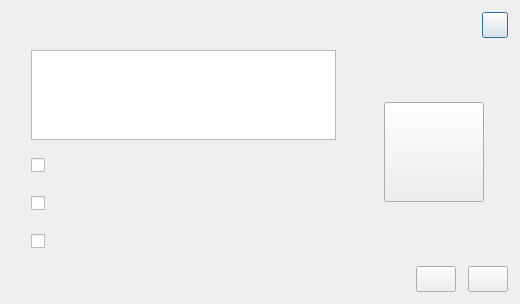
<?xml version="1.0" encoding="UTF-8"?>
<ui version="4.0">
    <class>RaptorFolder</class>
    <widget class="QDialog" name="RaptorFolder">
        <property name="geometry">
            <rect>
                <x>0</x>
                <y>0</y>
                <width>520</width>
                <height>304</height>
            </rect>
        </property>
        <property name="sizePolicy">
            <sizepolicy hsizetype="Preferred" vsizetype="Preferred">
                <horstretch>0</horstretch>
                <verstretch>0</verstretch>
            </sizepolicy>
        </property>
        <property name="minimumSize">
            <size>
                <width>520</width>
                <height>304</height>
            </size>
        </property>
        <property name="maximumSize">
            <size>
                <width>520</width>
                <height>304</height>
            </size>
        </property>
        <property name="windowTitle">
            <string>Dialog</string>
        </property>
        <layout class="QVBoxLayout" name="_FolderLayout">
            <property name="spacing">
                <number>0</number>
            </property>
            <property name="leftMargin">
                <number>0</number>
            </property>
            <property name="topMargin">
                <number>0</number>
            </property>
            <property name="rightMargin">
                <number>0</number>
            </property>
            <property name="bottomMargin">
                <number>0</number>
            </property>
            <item>
                <widget class="QWidget" name="_Stage" native="true">
                    <property name="minimumSize">
                        <size>
                            <width>520</width>
                            <height>304</height>
                        </size>
                    </property>
                    <property name="maximumSize">
                        <size>
                            <width>520</width>
                            <height>304</height>
                        </size>
                    </property>
                    <layout class="QVBoxLayout" name="_StageLayout">
                        <property name="spacing">
                            <number>0</number>
                        </property>
                        <property name="leftMargin">
                            <number>0</number>
                        </property>
                        <property name="topMargin">
                            <number>0</number>
                        </property>
                        <property name="rightMargin">
                            <number>0</number>
                        </property>
                        <property name="bottomMargin">
                            <number>0</number>
                        </property>
                        <item>
                            <widget class="QWidget" name="_Header" native="true">
                                <property name="minimumSize">
                                    <size>
                                        <width>0</width>
                                        <height>50</height>
                                    </size>
                                </property>
                                <property name="maximumSize">
                                    <size>
                                        <width>16777215</width>
                                        <height>50</height>
                                    </size>
                                </property>
                                <property name="styleSheet">
                                    <string notr="true"/>
                                </property>
                                <layout class="QHBoxLayout" name="_HeaderLayout">
                                    <property name="spacing">
                                        <number>12</number>
                                    </property>
                                    <property name="leftMargin">
                                        <number>12</number>
                                    </property>
                                    <property name="topMargin">
                                        <number>0</number>
                                    </property>
                                    <property name="rightMargin">
                                        <number>12</number>
                                    </property>
                                    <property name="bottomMargin">
                                        <number>0</number>
                                    </property>
                                    <item>
                                        <widget class="QLabel" name="_Title">
                                            <property name="styleSheet">
                                                <string notr="true"/>
                                            </property>
                                            <property name="text">
                                                <string/>
                                            </property>
                                        </widget>
                                    </item>
                                    <item>
                                        <spacer name="_HeaderSpacer">
                                            <property name="orientation">
                                                <enum>Qt::Horizontal</enum>
                                            </property>
                                            <property name="sizeHint" stdset="0">
                                                <size>
                                                    <width>40</width>
                                                    <height>20</height>
                                                </size>
                                            </property>
                                        </spacer>
                                    </item>
                                    <item>
                                        <widget class="QPushButton" name="_Close">
                                            <property name="minimumSize">
                                                <size>
                                                    <width>26</width>
                                                    <height>26</height>
                                                </size>
                                            </property>
                                            <property name="maximumSize">
                                                <size>
                                                    <width>26</width>
                                                    <height>26</height>
                                                </size>
                                            </property>
                                            <property name="styleSheet">
                                                <string notr="true"/>
                                            </property>
                                            <property name="text">
                                                <string/>
                                            </property>
                                            <property name="iconSize">
                                                <size>
                                                    <width>16</width>
                                                    <height>16</height>
                                                </size>
                                            </property>
                                        </widget>
                                    </item>
                                </layout>
                            </widget>
                        </item>
                        <item>
                            <widget class="QWidget" name="_Body" native="true">
                                <layout class="QHBoxLayout" name="_BodyLayout">
                                    <property name="spacing">
                                        <number>0</number>
                                    </property>
                                    <property name="leftMargin">
                                        <number>0</number>
                                    </property>
                                    <property name="topMargin">
                                        <number>0</number>
                                    </property>
                                    <property name="rightMargin">
                                        <number>0</number>
                                    </property>
                                    <property name="bottomMargin">
                                        <number>0</number>
                                    </property>
                                    <item>
                                        <widget class="QWidget" name="_AttributePanel" native="true">
                                            <layout class="QGridLayout" name="_AttributePanelLayout">
                                                <property name="leftMargin">
                                                    <number>12</number>
                                                </property>
                                                <property name="topMargin">
                                                    <number>0</number>
                                                </property>
                                                <property name="rightMargin">
                                                    <number>12</number>
                                                </property>
                                                <property name="bottomMargin">
                                                    <number>0</number>
                                                </property>
                                                <property name="spacing">
                                                    <number>12</number>
                                                </property>
                                                <item row="0" column="0">
                                                    <widget class="QLabel" name="_NameTip">
                                                        <property name="minimumSize">
                                                            <size>
                                                                <width>0</width>
                                                                <height>26</height>
                                                            </size>
                                                        </property>
                                                        <property name="text">
                                                            <string/>
                                                        </property>
                                                        <property name="alignment">
                                                            <set>Qt::AlignRight|Qt::AlignTop|Qt::AlignTrailing</set>
                                                        </property>
                                                    </widget>
                                                </item>
                                                <item row="1" column="0">
                                                    <widget class="QLabel" name="_RuleTip">
                                                        <property name="minimumSize">
                                                            <size>
                                                                <width>0</width>
                                                                <height>26</height>
                                                            </size>
                                                        </property>
                                                        <property name="maximumSize">
                                                            <size>
                                                                <width>16777215</width>
                                                                <height>9999999</height>
                                                            </size>
                                                        </property>
                                                        <property name="text">
                                                            <string/>
                                                        </property>
                                                        <property name="alignment">
                                                            <set>Qt::AlignRight|Qt::AlignTop|Qt::AlignTrailing</set>
                                                        </property>
                                                        <property name="wordWrap">
                                                            <bool>true</bool>
                                                        </property>
                                                    </widget>
                                                </item>
                                                <item row="1" column="1">
                                                    <widget class="QWidget" name="_RulePanel" native="true">
                                                        <property name="minimumSize">
                                                            <size>
                                                                <width>0</width>
                                                                <height>0</height>
                                                            </size>
                                                        </property>
                                                        <layout class="QVBoxLayout" name="_RulePanelLayout">
                                                            <property name="spacing">
                                                                <number>12</number>
                                                            </property>
                                                            <property name="leftMargin">
                                                                <number>0</number>
                                                            </property>
                                                            <property name="topMargin">
                                                                <number>0</number>
                                                            </property>
                                                            <property name="rightMargin">
                                                                <number>0</number>
                                                            </property>
                                                            <property name="bottomMargin">
                                                                <number>0</number>
                                                            </property>
                                                            <item>
                                                                <widget class="QCheckBox" name="_Refuse">
                                                                    <property name="minimumSize">
                                                                        <size>
                                                                            <width>0</width>
                                                                            <height>26</height>
                                                                        </size>
                                                                    </property>
                                                                    <property name="maximumSize">
                                                                        <size>
                                                                            <width>16777215</width>
                                                                            <height>26</height>
                                                                        </size>
                                                                    </property>
                                                                    <property name="text">
                                                                        <string/>
                                                                    </property>
                                                                </widget>
                                                            </item>
                                                            <item>
                                                                <widget class="QCheckBox" name="_AutoRename">
                                                                    <property name="minimumSize">
                                                                        <size>
                                                                            <width>0</width>
                                                                            <height>26</height>
                                                                        </size>
                                                                    </property>
                                                                    <property name="maximumSize">
                                                                        <size>
                                                                            <width>16777215</width>
                                                                            <height>26</height>
                                                                        </size>
                                                                    </property>
                                                                    <property name="text">
                                                                        <string/>
                                                                    </property>
                                                                </widget>
                                                            </item>
                                                            <item>
                                                                <widget class="QCheckBox" name="_Ignore">
                                                                    <property name="minimumSize">
                                                                        <size>
                                                                            <width>0</width>
                                                                            <height>26</height>
                                                                        </size>
                                                                    </property>
                                                                    <property name="maximumSize">
                                                                        <size>
                                                                            <width>16777215</width>
                                                                            <height>26</height>
                                                                        </size>
                                                                    </property>
                                                                    <property name="text">
                                                                        <string/>
                                                                    </property>
                                                                </widget>
                                                            </item>
                                                        </layout>
                                                    </widget>
                                                </item>
                                                <item row="0" column="1">
                                                    <widget class="QTextEdit" name="_Name">
                                                        <property name="sizePolicy">
                                                            <sizepolicy hsizetype="Expanding" vsizetype="Expanding">
                                                                <horstretch>0</horstretch>
                                                                <verstretch>0</verstretch>
                                                            </sizepolicy>
                                                        </property>
                                                        <property name="minimumSize">
                                                            <size>
                                                                <width>0</width>
                                                                <height>0</height>
                                                            </size>
                                                        </property>
                                                        <property name="maximumSize">
                                                            <size>
                                                                <width>16777215</width>
                                                                <height>16777215</height>
                                                            </size>
                                                        </property>
                                                        <property name="placeholderText">
                                                            <string/>
                                                        </property>
                                                    </widget>
                                                </item>
                                            </layout>
                                        </widget>
                                    </item>
                                    <item>
                                        <widget class="QWidget" name="_IconPanel" native="true">
                                            <property name="minimumSize">
                                                <size>
                                                    <width>172</width>
                                                    <height>0</height>
                                                </size>
                                            </property>
                                            <property name="maximumSize">
                                                <size>
                                                    <width>172</width>
                                                    <height>9999999</height>
                                                </size>
                                            </property>
                                            <property name="styleSheet">
                                                <string notr="true"/>
                                            </property>
                                            <layout class="QHBoxLayout" name="_IconPanelLayout">
                                                <property name="spacing">
                                                    <number>0</number>
                                                </property>
                                                <property name="leftMargin">
                                                    <number>12</number>
                                                </property>
                                                <property name="topMargin">
                                                    <number>0</number>
                                                </property>
                                                <property name="rightMargin">
                                                    <number>12</number>
                                                </property>
                                                <property name="bottomMargin">
                                                    <number>0</number>
                                                </property>
                                                <item>
                                                    <widget class="QPushButton" name="_Icon">
                                                        <property name="minimumSize">
                                                            <size>
                                                                <width>100</width>
                                                                <height>100</height>
                                                            </size>
                                                        </property>
                                                        <property name="maximumSize">
                                                            <size>
                                                                <width>100</width>
                                                                <height>100</height>
                                                            </size>
                                                        </property>
                                                        <property name="styleSheet">
                                                            <string notr="true"/>
                                                        </property>
                                                        <property name="text">
                                                            <string/>
                                                        </property>
                                                    </widget>
                                                </item>
                                            </layout>
                                        </widget>
                                    </item>
                                </layout>
                            </widget>
                        </item>
                        <item>
                            <widget class="QWidget" name="_Footer" native="true">
                                <property name="minimumSize">
                                    <size>
                                        <width>0</width>
                                        <height>50</height>
                                    </size>
                                </property>
                                <property name="maximumSize">
                                    <size>
                                        <width>16777215</width>
                                        <height>50</height>
                                    </size>
                                </property>
                                <property name="styleSheet">
                                    <string notr="true"/>
                                </property>
                                <layout class="QHBoxLayout" name="_FooterLayout">
                                    <property name="spacing">
                                        <number>12</number>
                                    </property>
                                    <property name="leftMargin">
                                        <number>12</number>
                                    </property>
                                    <property name="topMargin">
                                        <number>0</number>
                                    </property>
                                    <property name="rightMargin">
                                        <number>12</number>
                                    </property>
                                    <property name="bottomMargin">
                                        <number>0</number>
                                    </property>
                                    <item>
                                        <widget class="QLabel" name="_Tip">
                                            <property name="minimumSize">
                                                <size>
                                                    <width>0</width>
                                                    <height>26</height>
                                                </size>
                                            </property>
                                            <property name="maximumSize">
                                                <size>
                                                    <width>16777215</width>
                                                    <height>26</height>
                                                </size>
                                            </property>
                                            <property name="text">
                                                <string/>
                                            </property>
                                        </widget>
                                    </item>
                                    <item>
                                        <spacer name="_FooterSpacer">
                                            <property name="orientation">
                                                <enum>Qt::Horizontal</enum>
                                            </property>
                                            <property name="sizeHint" stdset="0">
                                                <size>
                                                    <width>40</width>
                                                    <height>20</height>
                                                </size>
                                            </property>
                                        </spacer>
                                    </item>
                                    <item>
                                        <widget class="QPushButton" name="_Create">
                                            <property name="minimumSize">
                                                <size>
                                                    <width>0</width>
                                                    <height>26</height>
                                                </size>
                                            </property>
                                            <property name="maximumSize">
                                                <size>
                                                    <width>16777215</width>
                                                    <height>26</height>
                                                </size>
                                            </property>
                                            <property name="text">
                                                <string/>
                                            </property>
                                        </widget>
                                    </item>
                                    <item>
                                        <widget class="QPushButton" name="_Cancel">
                                            <property name="minimumSize">
                                                <size>
                                                    <width>0</width>
                                                    <height>26</height>
                                                </size>
                                            </property>
                                            <property name="maximumSize">
                                                <size>
                                                    <width>16777215</width>
                                                    <height>26</height>
                                                </size>
                                            </property>
                                            <property name="styleSheet">
                                                <string notr="true"/>
                                            </property>
                                            <property name="text">
                                                <string/>
                                            </property>
                                        </widget>
                                    </item>
                                </layout>
                            </widget>
                        </item>
                    </layout>
                </widget>
            </item>
        </layout>
    </widget>
    <resources/>
    <connections/>
</ui>
